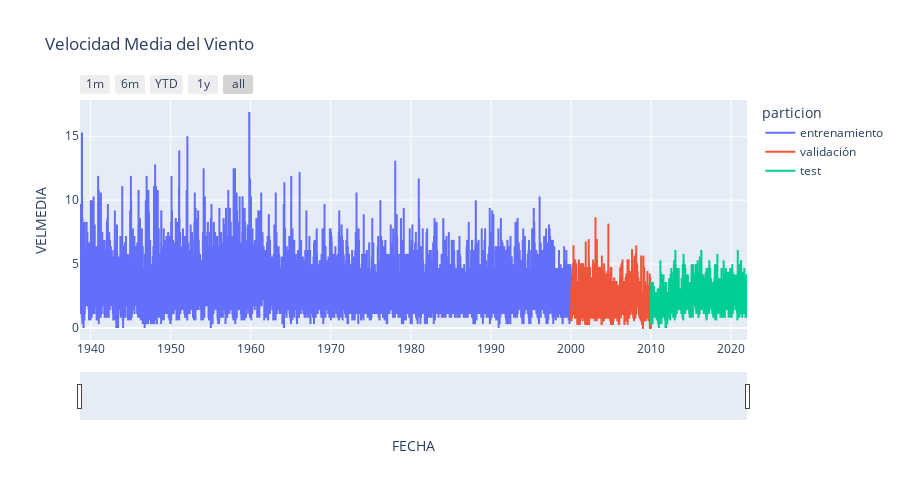

Notebook source saved alongside this figure:
### Code cell
df.loc[:fin_train, 'particion'] = 'entrenamiento'
df.loc[fin_train:fin_validacion, 'particion'] = 'validación'
df.loc[fin_validacion:, 'particion'] = 'test'

fig = px.line(
    data_frame = df.reset_index(),
    x      = 'FECHA',
    y      = 'VELMEDIA',
    color  = 'particion',
    title  = 'Velocidad Media del Viento',
    width  = 900,
    height = 500
)

fig.update_xaxes(
    rangeslider_visible=True,
    rangeselector=dict(
        buttons=list([
            dict(count=1, label="1m", step="month", stepmode="backward"),
            dict(count=6, label="6m", step="month", stepmode="backward"),
            dict(count=1, label="YTD", step="year", stepmode="todate"),
            dict(count=1, label="1y", step="year", stepmode="backward"),
            dict(step="all")
        ])
    )
)

fig.show()

df = df.drop(columns='particion')

### Figure 1 — Plotly figure (JSON) as saved in the notebook; plotly's stock layout.template omitted (floating-point values rounded to 4 significant figures; data arrays with more than 128 entries replaced by an {"elided": "..."} marker saying what was removed)
{"data": [{"hovertemplate": "particion=entrenamiento<br>FECHA=%{x}<br>VELMEDIA=%{y}<extra></extra>", "legendgroup": "entrenamiento", "line": {"color": "#636efa", "dash": "solid"}, "marker": {"symbol": "circle"}, "mode": "lines", "name": "entrenamiento", "showlegend": true, "type": "scattergl", "x": {"elided": "22401 str values"}, "xaxis": "x", "y": {"elided": "22401 float values"}, "yaxis": "y"}, {"hovertemplate": "particion=validación<br>FECHA=%{x}<br>VELMEDIA=%{y}<extra></extra>", "legendgroup": "validación", "line": {"color": "#EF553B", "dash": "solid"}, "marker": {"symbol": "circle"}, "mode": "lines", "name": "validación", "showlegend": true, "type": "scattergl", "x": {"elided": "3653 str values"}, "xaxis": "x", "y": {"elided": "3653 float values"}, "yaxis": "y"}, {"hovertemplate": "particion=test<br>FECHA=%{x}<br>VELMEDIA=%{y}<extra></extra>", "legendgroup": "test", "line": {"color": "#00cc96", "dash": "solid"}, "marker": {"symbol": "circle"}, "mode": "lines", "name": "test", "showlegend": true, "type": "scattergl", "x": {"elided": "4387 str values"}, "xaxis": "x", "y": {"elided": "4387 float values"}, "yaxis": "y"}], "layout": {"height": 500, "legend": {"title": {"text": "particion"}, "tracegroupgap": 0}, "title": {"text": "Velocidad Media del Viento"}, "width": 900, "xaxis": {"anchor": "y", "domain": [0, 1], "rangeselector": {"buttons": [{"count": 1, "label": "1m", "step": "month", "stepmode": "backward"}, {"count": 6, "label": "6m", "step": "month", "stepmode": "backward"}, {"count": 1, "label": "YTD", "step": "year", "stepmode": "todate"}, {"count": 1, "label": "1y", "step": "year", "stepmode": "backward"}, {"step": "all"}]}, "rangeslider": {"visible": true}, "title": {"text": "FECHA"}}, "yaxis": {"anchor": "x", "domain": [0, 1], "title": {"text": "VELMEDIA"}}}}
